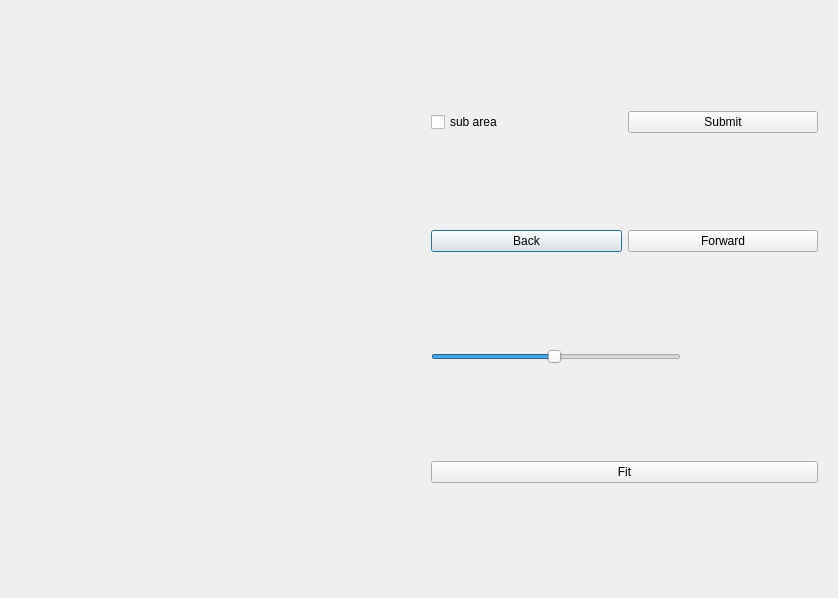
<?xml version="1.0" encoding="UTF-8"?>
<ui version="4.0">
 <class>dialog_image</class>
 <widget class="QDialog" name="dialog_image">
  <property name="geometry">
   <rect>
    <x>0</x>
    <y>0</y>
    <width>838</width>
    <height>598</height>
   </rect>
  </property>
  <property name="windowTitle">
   <string>Dialog</string>
  </property>
  <property name="styleSheet">
   <string notr="true">QWidget#dialog_image{background-color: qlineargradient(spread:pad, x1:0, y1:0, x2:1, y2:0, stop:1 rgb(113, 139, 152), stop:0 rgb(40, 75, 92));}\n\n</string>
  </property>
  <layout class="QHBoxLayout" name="horizontalLayout">
   <item>
    <widget class="QWidget" name="widget_dialog_image" native="true">
     <layout class="QVBoxLayout" name="verticalLayout">
      <item>
       <layout class="QGridLayout" name="companovka_dialog_image"/>
      </item>
     </layout>
    </widget>
   </item>
   <item>
    <widget class="QWidget" name="widget_dialog_controle" native="true">
     <layout class="QGridLayout" name="gridLayout">
      <item row="1" column="0">
       <widget class="QCheckBox" name="checkbox_submit_area">
        <property name="text">
         <string>sub area</string>
        </property>
       </widget>
      </item>
      <item row="2" column="0">
       <widget class="QPushButton" name="button_back_submit">
        <property name="text">
         <string>Back</string>
        </property>
       </widget>
      </item>
      <item row="1" column="1">
       <widget class="QPushButton" name="button_submit_area">
        <property name="text">
         <string>Submit</string>
        </property>
       </widget>
      </item>
      <item row="4" column="0" colspan="2">
       <widget class="QPushButton" name="button_fit">
        <property name="text">
         <string>Fit</string>
        </property>
       </widget>
      </item>
      <item row="2" column="1">
       <widget class="QPushButton" name="button_forward_submit">
        <property name="text">
         <string>Forward</string>
        </property>
       </widget>
      </item>
      <item row="3" column="0" colspan="2">
       <widget class="QSlider" name="horizontal_slider_scale">
        <property name="maximumSize">
         <size>
          <width>250</width>
          <height>16777215</height>
         </size>
        </property>
        <property name="minimum">
         <number>1</number>
        </property>
        <property name="maximum">
         <number>100</number>
        </property>
        <property name="pageStep">
         <number>1</number>
        </property>
        <property name="value">
         <number>50</number>
        </property>
        <property name="orientation">
         <enum>Qt::Horizontal</enum>
        </property>
       </widget>
      </item>
     </layout>
    </widget>
   </item>
  </layout>
 </widget>
 <resources/>
 <connections/>
</ui>
